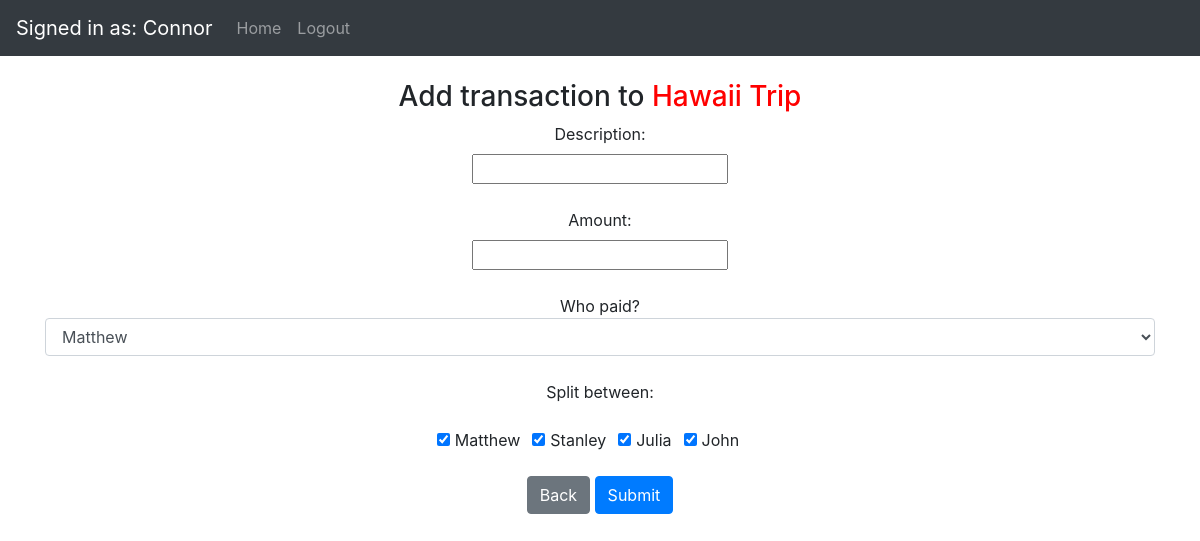
The app's page /add-transaction?groupID=5 (signed in) with its own data.
### website/models.py (models this page shows, shortened)
class User(db.Model, UserMixin):
    id = db.Column(db.Integer, primary_key=True)
    username = db.Column(db.String(200), nullable=False)
    email = db.Column(db.String(150), unique=True)
    password = db.Column(db.String(150))
    date_created = db.Column(db.DateTime(timezone=True), default=func.now())
    groups = db.relationship('Group', secondary=group_member, backref="members")
    transactions = db.relationship('Transaction', secondary=user_transaction, backref="members_included")

class Group(db.Model):
    id = db.Column(db.Integer, primary_key=True)
    admin_id = db.Column(db.Integer)
    group_name = db.Column(db.String(30), nullable=False)
    date_created = db.Column(db.DateTime(timezone=True), default=func.now())
    transactions = db.relationship('Transaction')
    payments = db.relationship('Payment')

### website/views.py (the view, shortened to what this page needs)
@views.route('add-transaction', methods=["GET","POST"])
@login_required
def add_transaction():
    group_id = request.form.get('group_id')
    group = Group.query.filter_by(id=group_id).first()
    if request.method == "GET":
        group_id = request.args['groupID']
        group = Group.query.filter_by(id=group_id).first()
        return render_template('add_transaction.html', user=current_user, group=group)

### website/__init__.py (called while the page is built)
def create_app():
    app = Flask(__name__)
    app.config['SECRET_KEY'] = 'hjshjhdjah kjshkjdhjs'
    app.config['SQLALCHEMY_DATABASE_URI'] = 'sqlite:///marmo.db'
    db.init_app(app)
    from .views import views
    from .auth import auth
    app.register_blueprint(views, url_prefix='/')
    app.register_blueprint(auth, url_prefix='/')
    from .models import User
    create_database(app)
    login_manager = LoginManager()
    login_manager.login_view = 'auth.login'
    login_manager.init_app(app)
    login_manager.login_message = "You must be logged in to perform that action."
    @login_manager.user_loader
    def load_user(id):
        return User.query.get(int(id))
    return app

### website/templates/add_transaction.html (shortened to what this page needs)
{% extends "base.html" %} {% block title %}Home{% endblock %} {% block content %}
<br><h3 align="center">Add transaction to <span style="color: red;">{{ group.group_name }}</span></h3>
    <form method="post" action="/add-transaction" align="center">
        <label for="description">Description:</label><br>
        <input type="text" id="description" name="description"><br><br>
        <label for="amount">Amount:</label><br>
        <input type="number" id="amount" name="amount" step="0.01"><br><br>
        <span class="input-group-addon">Who paid?</span>
        <select name="payer_id" class="selectpicker form-control">
            {% for member in group.members %}
            <option value="{{ member.id }}">{{ member.username }}</option>
            {% endfor %}
        </select><br>
        <span class="input-group-addon">Split between:</span><br>
        <div class="form-check form-check-inline">
            {% for member in group.members %}
            <div class="form-check form-check-inline">
                <input class="form-check-input" type="checkbox" id="{{ member.id }}" value="{{ member.id }}" name="member_included" checked>
                <label class="form-check-label" for="{{ member.id }}">
                    {{ member.username }}{% if member.id == user.id %} (me){% endif %}
                </label>
            </div><br><br><br>
            {% endfor %}
        </div>
        <br><a class="btn btn-secondary" href="mygroup?groupID={{ group.id }}" role="button">Back</a>
        <button type="submit" class="btn btn-primary">Submit</button>
    </form><br>
{% endblock %}

### website/templates/base.html (shortened to what this page needs)
<!DOCTYPE html>
<html>
  <head>
    <link
      rel="stylesheet"
      href="https://stackpath.bootstrapcdn.com/bootstrap/4.4.1/css/bootstrap.min.css"
    />
    <link
      rel="stylesheet"
      href="https://stackpath.bootstrapcdn.com/font-awesome/4.7.0/css/font-awesome.min.css"
    />
  </head>
  <body>
    <nav class="navbar navbar-expand-lg navbar-dark bg-dark">
      {% if user.is_authenticated %}
      <a class="navbar-brand" href="/account">Signed in as: {{ user.username }}</a>
      {% endif %}
      <div class="collapse navbar-collapse" id="navbar">
        <div class="navbar-nav">
          {% if user.is_authenticated %}
          <a class="nav-item nav-link" id="home" href="/">Home</a>
          <a class="nav-item nav-link" id="logout" href="/logout">Logout</a>
          {% else %}
          <a class="nav-item nav-link" id="login" href="/login">Login</a>
          <a class="nav-item nav-link" id="signUp" href="/sign-up">Sign Up</a>
          {% endif %}
        </div>
      </div>
    </nav>
    <div class="container">{% block content %} {% endblock %}</div>
  </body>
</html>

### records on screen
User: username "Connor"
Group: group_name "Hawaii Trip"
User: username "Matthew"
User: username "Stanley"
User: username "Julia"
User: username "John"

### other values on screen
form field payer_id "Matthew"
